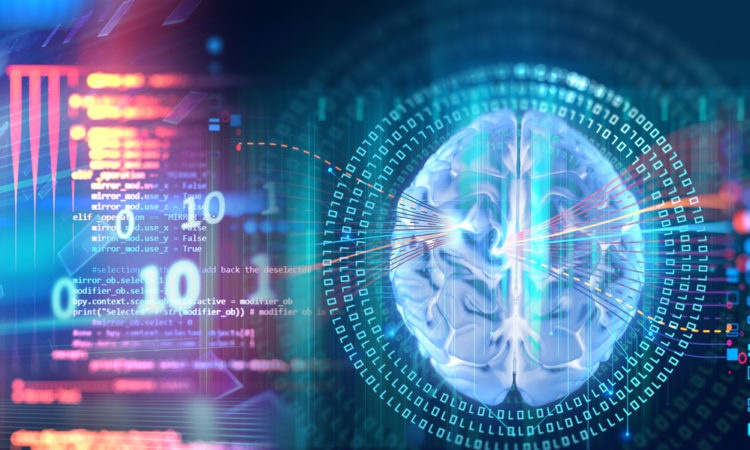
#> input picture write_img.jpg, 750 x 450 px, given in place of hsv.mp4, which was not available
$ python '8.1 hsv-obj-detection.py'
#> lines starting #> are read from the running program, lines starting #| are printed output that depends on the picture; after the words box and inside, x2 and y2 are one past the last pixel; in counts of white or black regions, pixels touching at a corner belong together; pictures that were not available may be replaced by others from this repository, and a replacement may not be noted
import cv2
import numpy as np

def nothing(x):
    pass

cap = cv2.VideoCapture("D:\\OpenCV\\test_videos\\hsv.mp4")

cv2.namedWindow("Trackbar")

cv2.createTrackbar("LH","Trackbar",0,179,nothing)
#> slider 'LH' is set to 35
cv2.createTrackbar("LS","Trackbar",0,255,nothing)
#> slider 'LS' is set to 51
cv2.createTrackbar("LV","Trackbar",0,255,nothing)
#> slider 'LV' is set to 51
cv2.createTrackbar("UH","Trackbar",0,179,nothing)
#> slider 'UH' is set to 179
cv2.createTrackbar("US","Trackbar",0,255,nothing)
#> slider 'US' is set to 255
cv2.createTrackbar("UV","Trackbar",0,255,nothing)
#> slider 'UV' is set to 255


while 1:
    ret,frame=cap.read()
#> frame is the input picture: shape (450, 750, 3); mean B, G, R 153.4, 113.3, 79.3
	# hata almayı engellemek için yazarız, ret false ise hata vermeden devam eder..
    if ret is False:
        continue
    frame = cv2.resize(frame,(500,350))
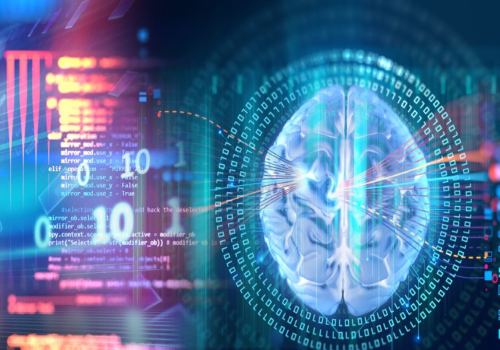
#> frame: shape (350, 500, 3); mean B, G, R 153.3, 113.2, 79.2
    hsv = cv2.cvtColor(frame,cv2.COLOR_BGR2HSV)
#> hsv: shape (350, 500, 3); mean H, S, V 109.4, 160.8, 158.2

    lh = cv2.getTrackbarPos("LH","Trackbar")
    ls = cv2.getTrackbarPos("LS","Trackbar")
    lv = cv2.getTrackbarPos("LV","Trackbar")
    uh = cv2.getTrackbarPos("UH","Trackbar")
    us = cv2.getTrackbarPos("US","Trackbar")
    uv = cv2.getTrackbarPos("UV","Trackbar")

    lower_blue = np.array([lh,ls,lv])
    upper_blue = np.array([uh,us,uv])

    mask = cv2.inRange(hsv,lower_blue,upper_blue)
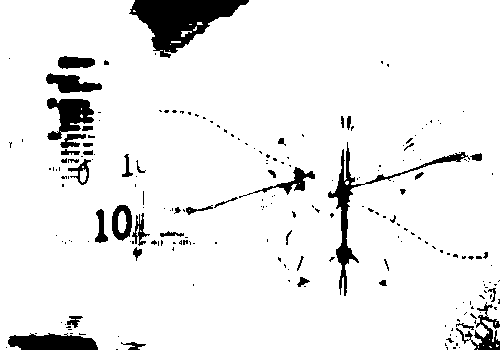
#> mask: shape (350, 500); 92.5% white; 217 black regions (171 under 20 px), largest, box (x1, y1, x2, y2) and area: (129, 0, 249, 58) 3428, (328, 142, 470, 296) 1678, (8, 333, 98, 350) 1196
    bitwise = cv2.bitwise_and(frame,frame,mask=mask)
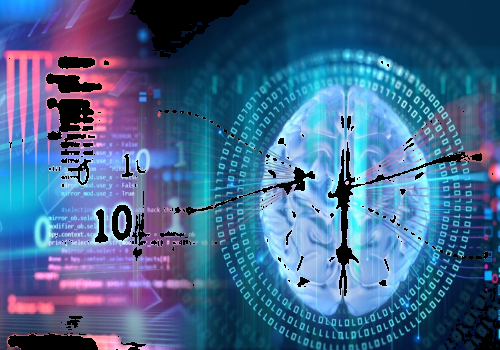
#> bitwise: shape (350, 500, 3); mean B, G, R 142.2, 102.3, 68

    cv2.imshow("frame",frame)
    cv2.imshow("mask",mask)
    cv2.imshow("bitwise",bitwise)

    if cv2.waitKey(20) & 0xFF==ord('q'):
#> (key q is pressed here)
        break

cap.release()
cv2.destroyAllWindows()

$ run again, on body.jpg
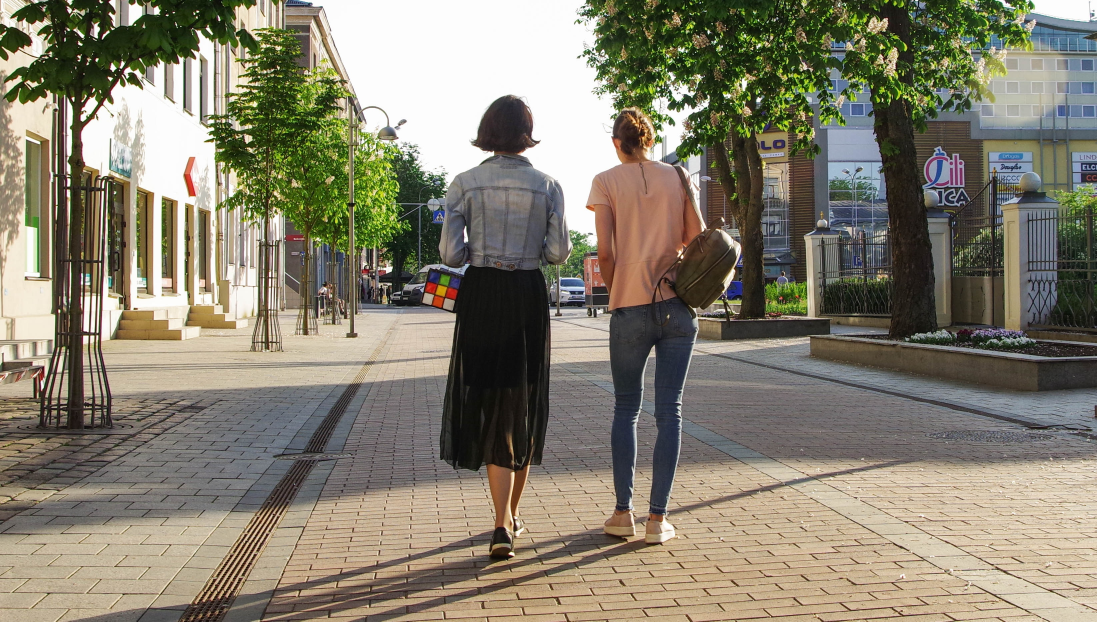
#> input picture body.jpg, 3290 x 1865 px, given in place of hsv.mp4, which was not available (shown at 1/3 size)
#> frame is the input picture: shape (1865, 3290, 3); mean B, G, R 111.8, 128.7, 134.2
#> frame: shape (350, 500, 3)
#> hsv: shape (350, 500, 3); mean H, S, V 39.6, 66.3, 139.1
#> `mask = cv2.inRange(hsv,lower_blue,upper_blue)`:
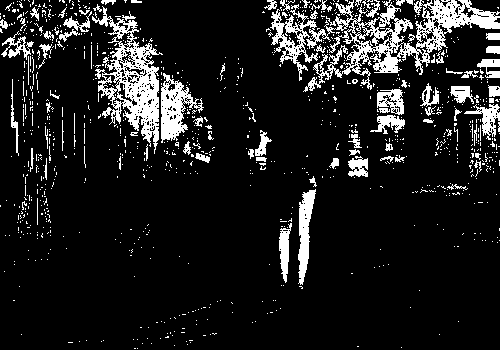
#> mask: shape (350, 500); 12.1% white; 996 white regions (905 under 20 px), largest, box (x1, y1, x2, y2) and area: (270, 0, 500, 92) 6357, (92, 6, 163, 154) 3622, (161, 73, 204, 143) 1322
#> `bitwise = cv2.bitwise_and(frame,frame,mask=mask)`:
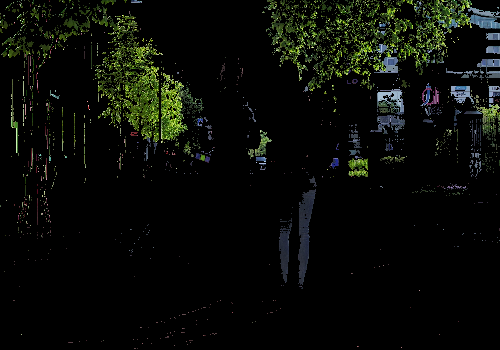
#> bitwise: shape (350, 500, 3); mean B, G, R 7.3, 11.7, 9.4
